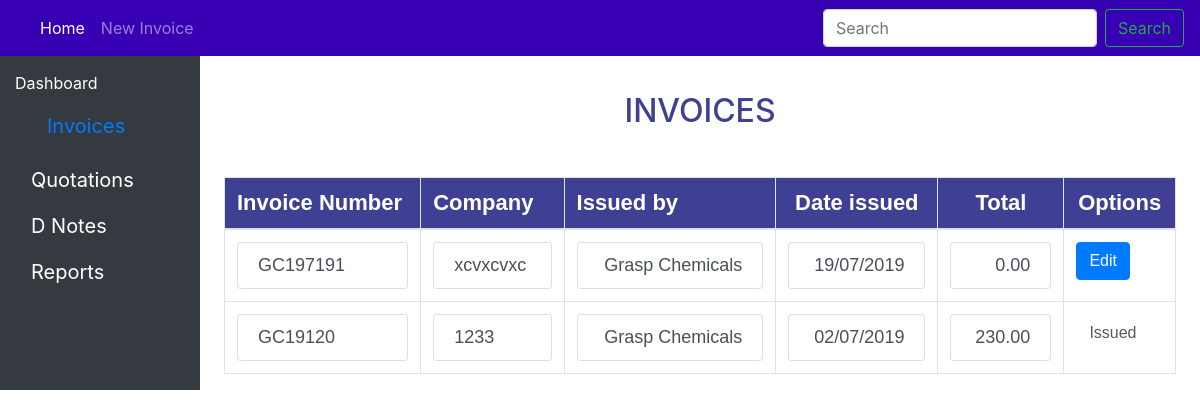
/system/invoices/, run on an earlier commit of the app's database.
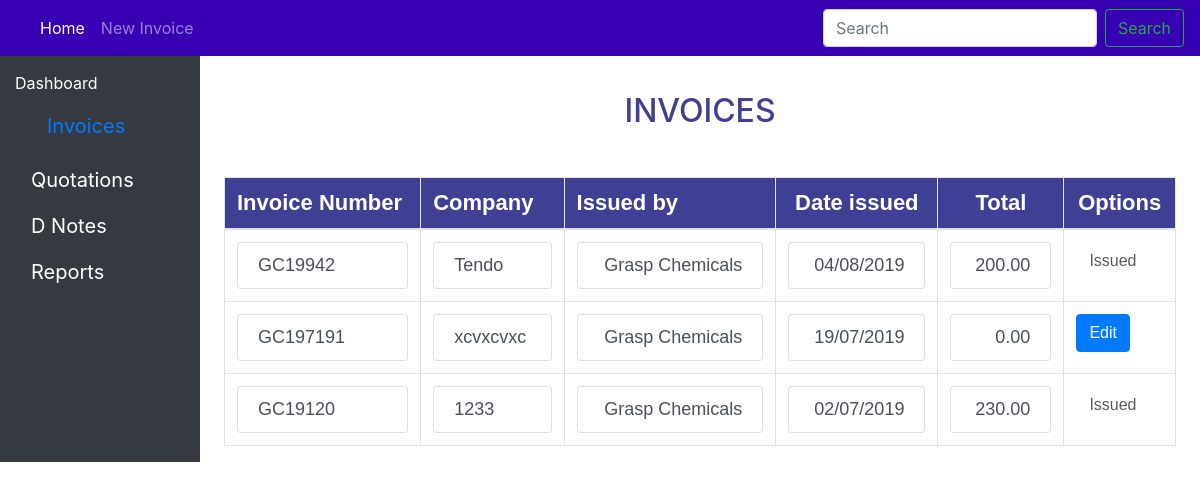
And on a later commit of the database.
### system/models.py (models this page shows, shortened)
class Invoice(models.Model):
    number = models.CharField(max_length = 15)
    total = models.DecimalField(default=0.0,decimal_places=2,max_digits=25)
    date_created = models.DateTimeField('date_published')
    user_name =models.CharField(default='Grasp Chemicals',max_length = 25)
    order_number = models.CharField(default='0000000',max_length = 25)
    vat_number = models.CharField(default='00000',max_length = 25)
    vat = models.DecimalField(default=0.15,decimal_places=2,max_digits=2)

class ICustomer(models.Model):
    invoice = models.ForeignKey('Invoice',on_delete= models.CASCADE)
    c_name =models.CharField(max_length= 50)
    c_address = models.CharField(max_length= 100)
    c_address = models.CharField(max_length= 100)

### system/views.py (the view)
# urls.py: path('invoices/', views.invoices, name='invoices'),
def invoices(request):
    invoice_list= Invoice.objects.order_by('-date_created')
    template= 'system/invoices/invoices.html'
    return render(request,template,{'invoice_list':invoice_list,'mUser':request.user})

### system/templates/system/invoices/invoices.html (shortened to what the changed rows need)
{% load static %}
<link rel="stylesheet" type="text/css" href="{% static "system/css/styles.css" %}">
<link rel="stylesheet" type="text/css" href="{% static "system/css/bootstrap.min.css" %}" >
<link rel="stylesheet" type="text/css" href="{% static "system/css/bootstrap.css" %}" >
<link rel="stylesheet" href=" {% static "system/css/footer.css"%} ">
<link rel="stylesheet" href="http://cdnjs.cloudflare.com/ajax/libs/font-awesome/4.6.3/css/font-awesome.min.css">
<div class="container-fluid">
  <div class="row">
  <main role="main" class="col-md-9 ml-sm-auto col-lg-10 pt-3 px-4">
    <center><h2 style="padding-top:8%;">INVOICES<br><br></h2></center>
      <table class="table table-responsive-xl  table-hover  ">
        <thead>
          <tr style="background-color:#3F4093;"class="p">
            <th class= "table-bordered"scope="col-1" style="color: white;">Invoice Number</th>
            <th class= "table-bordered"scope="col-1" style="color: white;">Company</th>
            <th class= "table-bordered"scope="col" style="color: white;" >Issued by</th>
            <th class= "header table-bordered "scope="col" style="color: white;">Date issued</th>
            <th class= "header table-bordered "scope="col" style="color: white;">Total</th>
            <th class= "header table-bordered "scope="col" style="color: white;">Options</th>
          </tr>
        </thead>
        <tbody>
          {% load django_template_maths %}
          {% if invoice_list %}
          {% for q in invoice_list%}
            {% with total=q.total %}
              <tr>
                <td class= "table-bordered"><a href="{% url 'system:idetail' q.id%}" class="list-group-item list-group-item-action"> {{q.number}}</a>
                <td class= "table-bordered">
                  {% for c in q.icustomer_set.all%}
                  <a href="{% url 'system:idetail' q.id%}" class="list-group-item list-group-item-action"> {{c.c_name}}</a>
                  {% endfor %}
                </td>
                <td class="data table-bordered"><a href="{% url 'system:idetail' q.id%}" class="list-group-item list-group-item-action"> {{q.user_name}}</a></td>
                <td class="data table-bordered"><a href="{% url 'system:idetail' q.id%}" class="list-group-item list-group-item-action"> {{q.date_created|date:"d"}}/{{q.date_created|date:"m"}}/{{q.date_created|date:"Y"}}</a></td>
                <td class="data table-bordered"><a href="{% url 'system:idetail' q.id%}" class="list-group-item list-group-item-action"> {{q.total}}</a></td>
                <td  class=" table-bordered" style="align:center">
                  {% if q.total <= 0 %}
                  <a href="{% url 'system:add_details' q.id%}" class=" btn btn-primary float-sm-left" style="text-align:center; margin-right:10px;">Edit</a>
                  {% else %}
                  <a class="  btn  disabled" href="#"style="color:#000000;text-align:center">Issued</a>
                  {%endif%}
                </td>
              </tr>
              {% endwith %}
          {% endfor %}
          {% endif %}
        </tbody>
      </table>
    </main>
  </div>
</div>

What changed in the data, as far as the page shows it:
added Invoice: number "GC19942", user_name "Grasp Chemicals", date_created "04", date_created "08", date_created "2019", total "200.00", shows "Issued"
added ICustomer: c_name "Tendo", shown under "GC19942"
